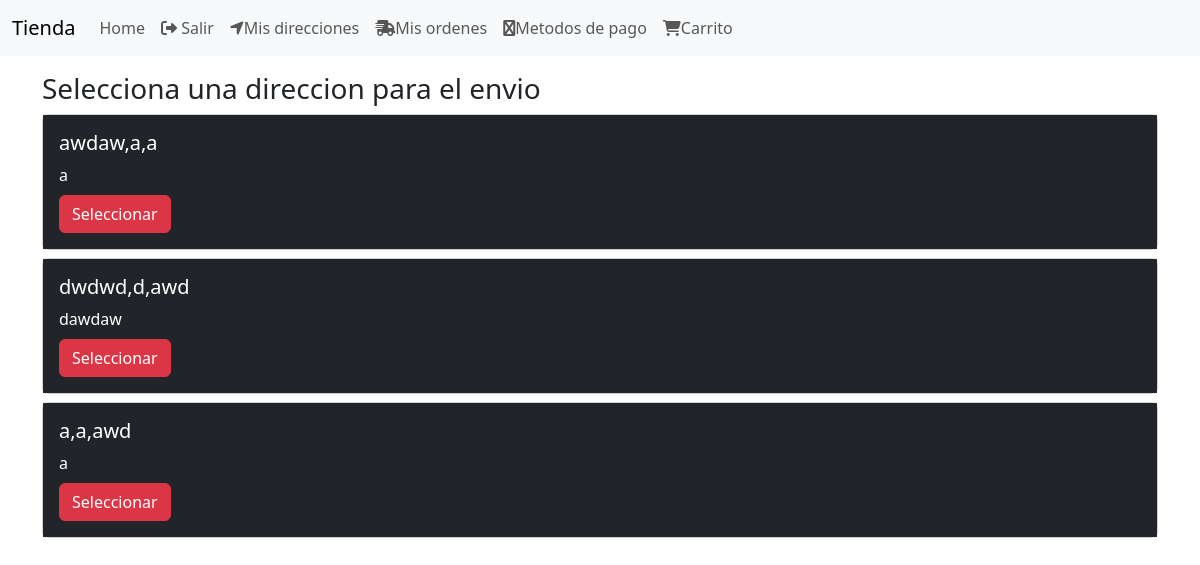
/orden/seleccionar/direccion (signed in), run on the app's committed database.
### DirEnvio/models.py (models this page shows, shortened)
class DireccionEnvio(models.Model):
    user = models.ForeignKey(User, null=False, blank=False,on_delete=models.CASCADE)
    line1 = models.CharField(max_length=300)
    line2 = models.CharField(max_length=300, blank=True)
    city = models.CharField(max_length=100)
    state = models.CharField(max_length=100)
    country = models.CharField(max_length=50)
    reference = models.CharField(max_length=300)
    postal_code = models.CharField(max_length=10, null=False, blank=False)
    default = models.BooleanField(default=False)
    created_at = models.DateTimeField(auto_now_add=True)
    @property
    def direccion(self):
        return "{},{},{}".format(self.city, self.state, self.country)

### orden/views.py (the view)
# urls.py: path("seleccionar/direccion",views.select_direccion, name="select_direccion"),
@login_required(login_url="index")
def select_direccion(request):
    direccion_envios = request.user.direccionenvio_set.all()
    return render(request, "orden/select_direccion.html", {
        "breadcrumb": breadcrumb(address=True),
        "direccion_envios": direccion_envios,
    })

### orden/utils.py (called while the page is built)
def breadcrumb(products=True, address=False, payment=False, confirmation=False):
    return[
        {"title": "Productos", "active": products, "url": reverse("orden")},
        {"title": "Direccion", "active": address, "url": reverse("direccion")},
        {"title": "Pago", "active": payment, "url": reverse("orden")},
        {"title": "Confirmacion", "active": confirmation, "url": reverse("orden")}
    ]

### orden/templates/orden/select_direccion.html (shortened to what this page needs)
{% extends 'base.html' %}
{% block content %}
    <div class="col">
        <div class="h3">
            Selecciona una direccion para el envio
        </div>
        <div class="mt-2">
            {% for direccion_envio in direccion_envios %}
                <div class="card mb-2">
                    <div class="card-body text-white bg-dark">
                        <h5 class="card-title">{{direccion_envio.direccion}}</h5>
                        <p class="card-title">{{direccion_envio.postal_code}}</p>
                        <a href="{% url 'check_direccion' direccion_envio.pk %}" class="btn btn-danger">Seleccionar</a>
                    </div>
                </div>
            {% endfor %}
        </div>
    </div>
{% endblock%}

### data on the page
DireccionEnvio: direccion "awdaw,a,a", postal_code "a"
DireccionEnvio: direccion "dwdwd,d,awd", postal_code "dawdaw"
DireccionEnvio: direccion "a,a,awd", postal_code "a"
